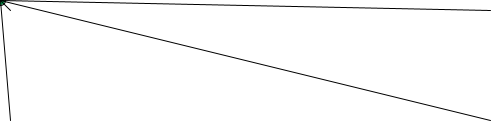
Frame 1 (no input)
Frame 60 (the mouse pressed at the canvas centre just before this capture): identical to frame 1, image omitted
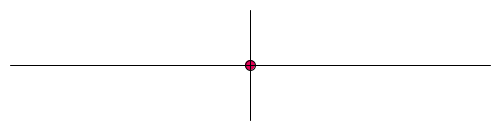
Frame 120 (the mouse held since frame 60 and released just before this capture)

The Processing sketch that drew these frames (run headless with seeded random() and noise(); from frame 60 on, the mouse is pressed at the canvas centre):

// Processing sketch: processing_39816
// ── processing_39816.pde

void setup(){
  size (500,130);
  smooth();
}

void draw(){
  background(255);
  
  if(mousePressed){
    fill(229,0,86);
    ellipse(mouseX,mouseY,10,10);
    
    line(250,10,mouseX,mouseY);
    line(250,120,mouseX,mouseY);
    line(10,65,mouseX,mouseY);
    line(490,65,mouseX,mouseY);
  }
  else{
     
    fill(0,171,81);
    ellipse(mouseX,mouseY,10,10);
  line(10,10,mouseX,mouseY);
  line(490,10,mouseX,mouseY);
  line(10,120,mouseX,mouseY);
  line(490,120,mouseX,mouseY);
} 
}
